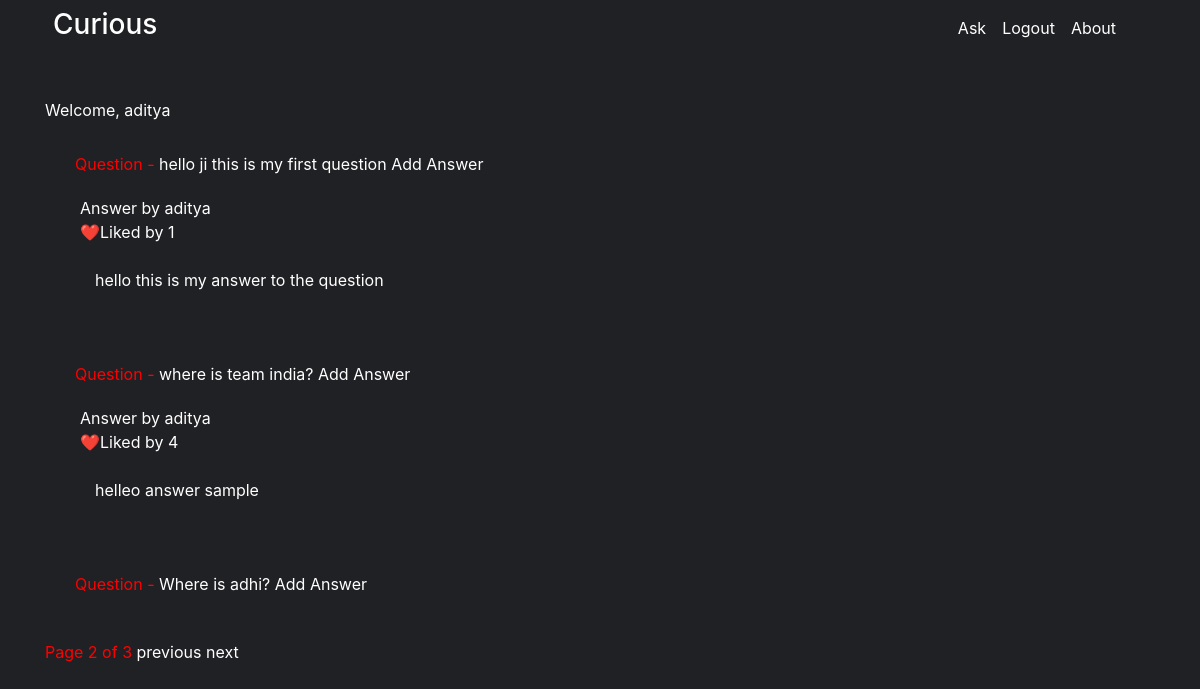
The app's page /?page=2 (signed in) with its own data.
### core/models.py (models this page shows)
class User(AbstractUser):
    pass

### questans/models.py (models this page shows, shortened)
class Question1(models.Model):
    user = models.ForeignKey(settings.AUTH_USER_MODEL, on_delete=models.CASCADE, null=True, blank=True)
    title = models.TextField()
    group = models.ForeignKey('QuestionGroups', on_delete=models.CASCADE, null=True, blank=True)
    created_on = models.DateTimeField(auto_now=True)
    updated_on = models.DateTimeField(auto_now_add=True)
    slug = models.SlugField()
    objects = models.Manager()

class Answers(models.Model):
    user = models.ForeignKey(settings.AUTH_USER_MODEL, on_delete=models.CASCADE)
    question = models.ForeignKey(Question1, on_delete=models.CASCADE)
    answer_text = models.TextField()
    is_anonymous = models.BooleanField(default=False)
    objects = models.Manager()
    likes = models.ManyToManyField(settings.AUTH_USER_MODEL, related_name="user_likes")
    def count_likes(self):
        return self.likes.count()

### core/views.py (the view)
# urls.py: path('', DashboardView.as_view(), name='dashboard-view'),
class DashboardView(FormView):
    def get(self,request):
        content={}
        if request.user.is_authenticated:
            user=request.user
            user.backend='django.contrib.core.backends.ModelBackend'
            ques_obj=Question1.objects.all()
            ques_obj=reversed(list(ques_obj))
            content['userdetail']=user
            ans=[]
            dic_for_q_ans={}
            for x in ques_obj:
                ans_obj=Answers.objects.filter(question=x)
                ans.append(ans_obj)
                dict_rnd=dict()
                for we in ans_obj:
                    st_like_by_req_user=we.likes.filter(id=user.id).exists()
                    dict_rnd[we]=st_like_by_req_user
                dic_for_q_ans[x]=dict_rnd
            lis_for_p=[]
            for x in dic_for_q_ans.keys():
                lis_for_p.append((x,dic_for_q_ans[x]))
            p=Paginator(lis_for_p,3)
            p_count=p.count
            content['p']=p
            page_number=request.GET.get('page')
            if page_number==None:
                page_number=1
            page_obj=p.page(page_number)
            content['page_obj']=page_obj
            dic_new_for_final={}
            for p in page_obj:
                dic_new_for_final[p[0]]=p[1]
            content['dic_new']=dic_new_for_final
            content['main']=dic_for_q_ans
            content['request']=request
            content['p_count']=p_count
            content['is_paginated']=True
            return render(request,'dashboard.html',content)
        else:
            return redirect(reverse('login-view'))

### templates/dashboard.html (shortened to what this page needs)
{% extends "base.html" %}
{% block content %}
Welcome,
{{userdetail.username}}
<div class="container">
  {% for x,z in dic_new.items %}
  <div class=" inner container red" style="margin-top: 30px; margin-bottom: 20px;">
    Question - <a href="../../core/question/{{x.id}}">{{ x.title }}</a> <a href="../../core/answer/{{x.id}}"> Add
      Answer</a>
    <br>
  </div>
    {% for y,stats in z.items %}
    <div class="container inner " style="margin-left: 20px;">
      <div class="row">Answer by {{ y.user.username }}</div>
    <span id="like{{y.id}}">
    <div class="row" style="text-align: right;">
        <span id="like{{y.id}}dark">❤️</span>
        <span id="like{{y.id}}st" name="{{y.id}}"> Liked by {{ y.count_likes }} </span>
    </div>
    <br>
    <p>{{ y.answer_text }} </p>
    <br>
  </div>
{% endfor %}
{% endfor %}
</div>
<br />
<div class="pagination container" style="margin-bottom: 50px;">
  <span class="step-links ">
    <span class="current red">
      Page {{ page_obj.number }} of {{ page_obj.paginator.num_pages }}
    </span>
    <span class="hv">
    {% if page_obj.has_previous %}
    <a href="?page={{ page_obj.previous_page_number }}">previous</a>
    {% endif %}
    </span>
    {% if page_obj.has_next %}
    <span class="hv">
    <a  href="?page={{ page_obj.next_page_number }}">next</a>
    {% endif %}
    </span>
  </span>
</div>
{% endblock %}

### templates/base.html (style rules this page uses)
body { text-align: justify; background-color: #202124; color: white; }
.red { color: red; }
.container a { color: white; text-decoration: none; }

### records on screen
User: username "aditya"
Question1: title "hello ji this is my first question"
Answers: user.username "aditya", count_likes "1", answer_text "hello this is my answer to the question"
Question1: title "where is team india?"
Answers: user.username "aditya", count_likes "4", answer_text "helleo answer sample"
Question1: title "Where is adhi?"

### other values on screen
{{ page_obj.number }} "2"
{{ page_obj.paginator.num_pages }} "3"
